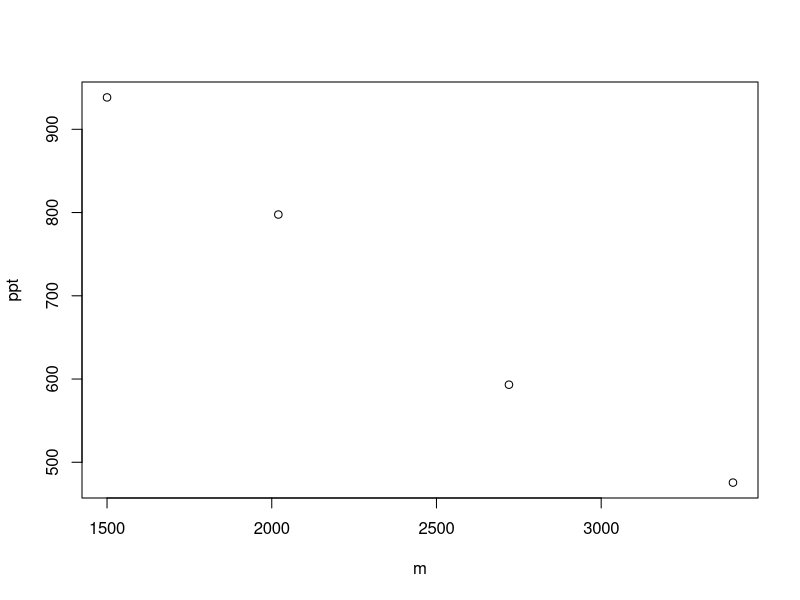
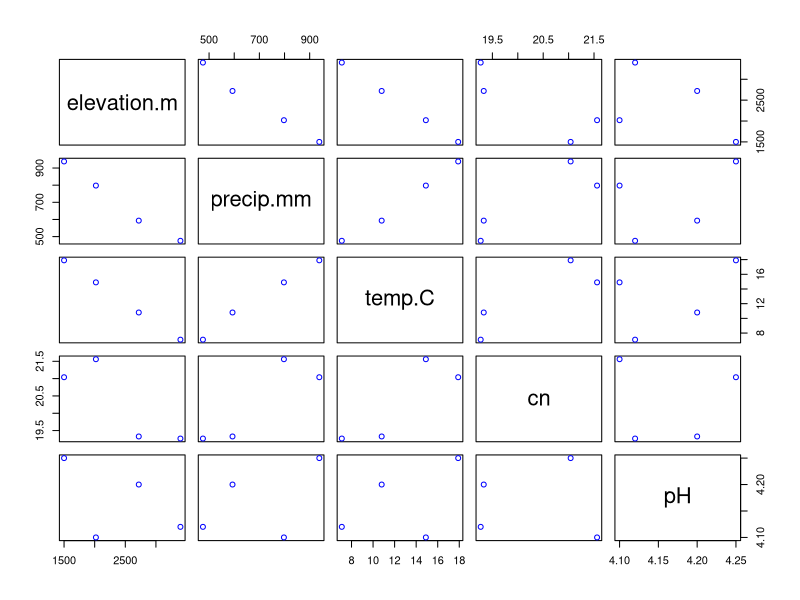
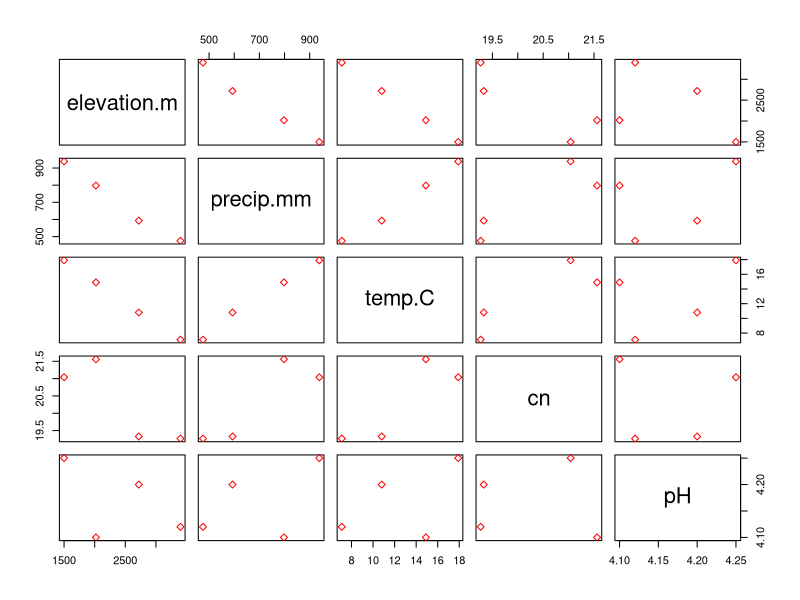
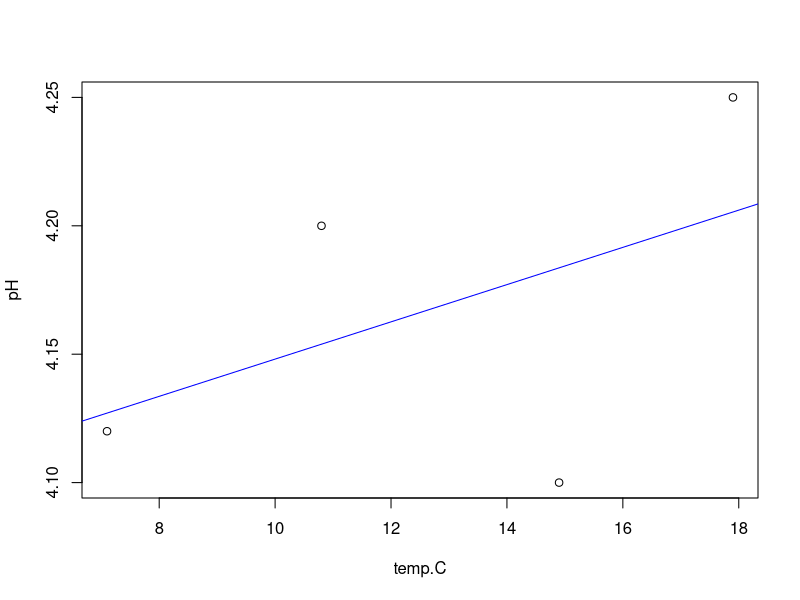

Generate these figures, in order, with R: (Note: this script raises an error after producing the figures.)

#This creates the data

#Input of elevation data in meters
m <- c(1500,2020,2720,3400)
#Input of precip data (mm) at each elevation
ppt <- c(938.3,797.6,593.2,475.6)
#Input of mean temperature data (degrees celsius) at each elevation
temp <- c(17.9,14.9,10.8,7.1)
#Input of soil C:N ratio at each elevation
cn <- c(21.04,21.56,19.33,19.27)
#Input of O-horizon soil pH at each elevation
pH <- c(4.25,4.1,4.2,4.12)

#######
#This explores correlations
cor(m,ppt)
plot(m, ppt)
cor(m,temp)
cor(temp,ppt)
cor(m,cn)
cor(m,pH)
cor(temp,pH)

#######
#This creates a data.frame
abiotic <- data.frame(elevation.m= m, precip.mm=ppt,temp.C = temp, cn = cn, pH= pH)
#Plot all possible combinations of these variables with blue symbols
plot(abiotic, col= "blue")
plot(abiotic, col = "red", pch=5)

#######
#This fits the model
m1 <- lm(pH~temp.C, data= abiotic) # one line :-)

summary(m1)

plot(pH~temp.C, data= abiotic)
abline(m1, col = "blue")

# Exercise: try making other models with this data
# maybe....
#This fits the model
m2 <- lm(precip.m~elevation.m, data= abiotic) # one line :-)


#######
#The mtcars data
mtcars

# plot some data
library(ggplot2)
ggplot(mtcars, 
       aes(wt,
           mpg)) +
  geom_point()  +
  stat_smooth(method = "lm") +
  theme_bw()

#This fits the model
model1 <- lm(mpg~wt,data=mtcars)
summary(model1)

########
#Diagnostics
plot(fitted(model1),resid(model1))
abline(h=0)

plot(fitted(model1),abs(resid(model1)))

summary(lm(abs(resid(model1))~ fitted(model1)))

plot(resid(model1)~fitted(model1),pch=unclass(mtcars$am))

library(car)
leveneTest(mtcars$mpg,mtcars$am)

qqnorm(resid(model1),ylab="Residuals")
qqline(resid(model1))

plot(density(resid(model1)))
rug(resid(model1), col="red")

gi <- influence(model1)
qqnorm(gi$coef[,2])
par(mfrow=c(2,2))
plot(model1)

